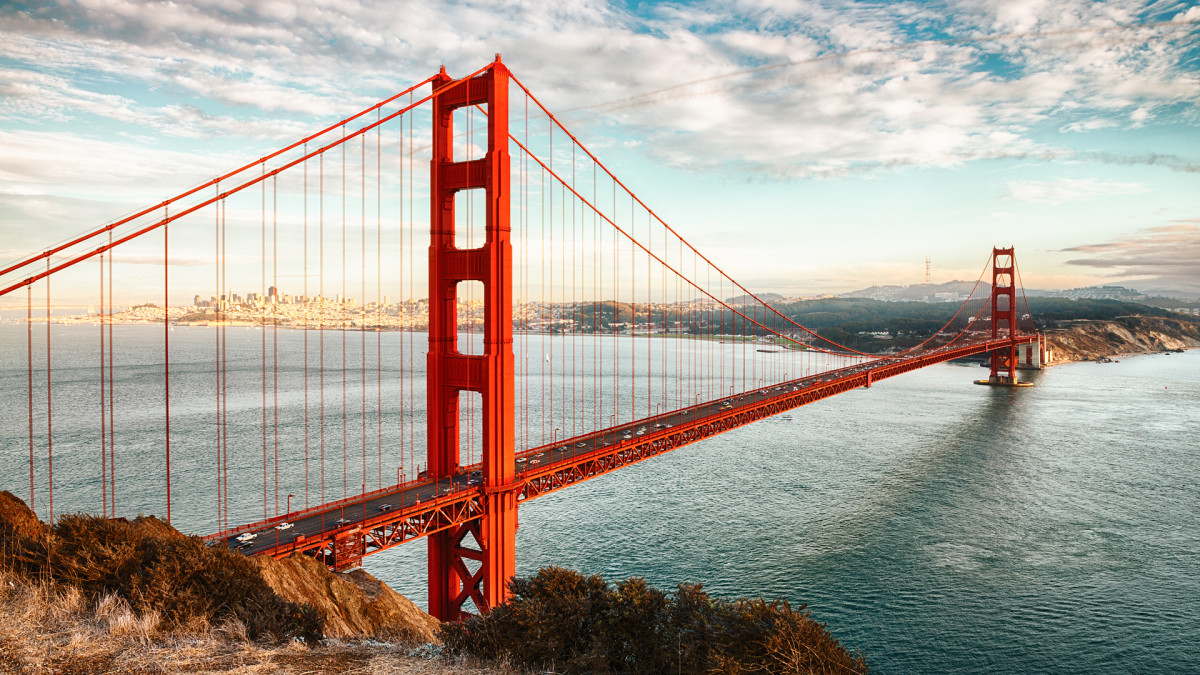
#> input picture images/goldengategridge.png, 1200 x 675 px
$ python translation.py --image images/goldengategridge.png
#> lines starting #> are read from the running program, lines starting #| are printed output that depends on the picture
# translation is the shifting of an image along the x and y axis.

import numpy as np
import matplotlib.pyplot as plt
import argparse
import imutils
import cv2

ap = argparse.ArgumentParser()
ap.add_argument("-i",
                "--image",
                required=True,
                help="Path to the image")
args = vars(ap.parse_args())

img = cv2.imread(args["image"])
#> img is the input picture: shape (675, 1200, 3); mean B, G, R 152.3, 161.9, 170.8


translation_M = np.float32([[1, 0, -50],  # shift the image left by 50 pixels (negative for left, positive for right)
                            [0, 1, -90]])  # shift the image up by 90 pixels (negative for up, positive for down)
shifted_up_left = cv2.warpAffine(img,
                                 translation_M,
                                 (img.shape[1], img.shape[0]))
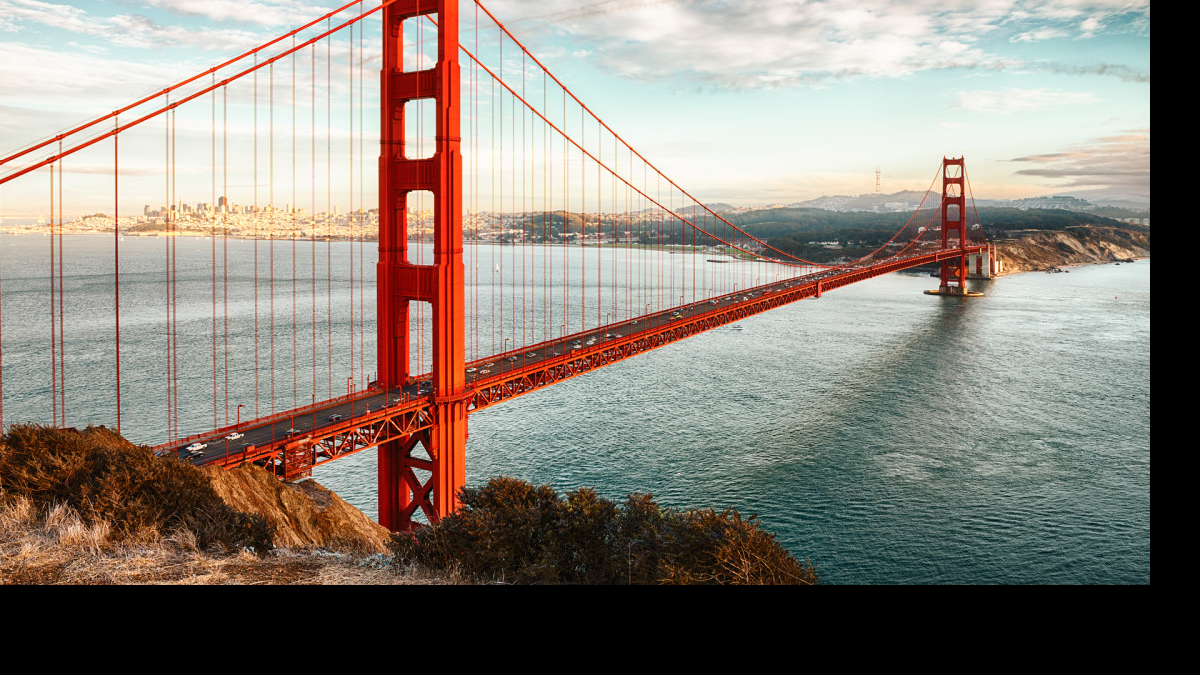
#> shifted_up_left: shape (675, 1200, 3); mean B, G, R 120.7, 129.7, 138.2


translation_M = np.float32([[1, 0, 50],  # shift the image right by 50 pixels (negative for left, positive for right)
                            [0, 1, 90]])  # shift the image down by 90 pixels (negative for up, positive for down)
shifted_down_right = cv2.warpAffine(img,
                                    translation_M,
                                    (img.shape[1], img.shape[0]))  # (width, height)
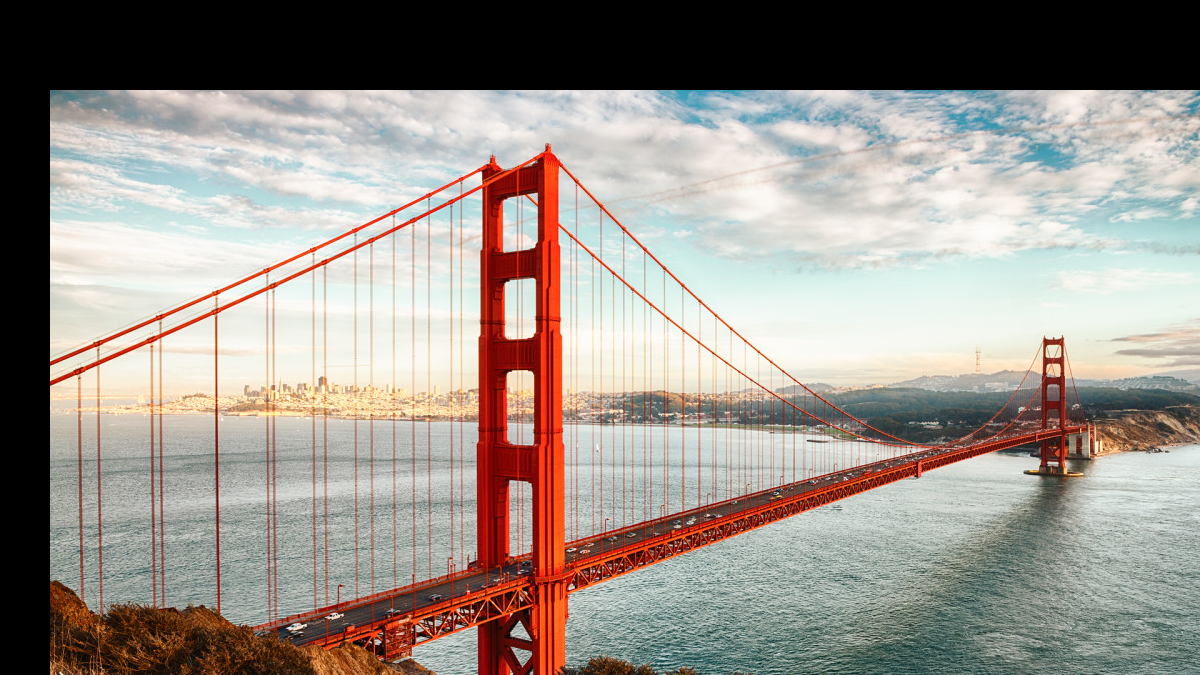
#> shifted_down_right: shape (675, 1200, 3); mean B, G, R 138.4, 145.7, 153.5


plt.figure()
f, axarr = plt.subplots(1, 4)
# convert image from BGR to RGB
axarr[0].set_title("Original")
axarr[0].imshow(cv2.cvtColor(img, cv2.COLOR_BGR2RGB))

axarr[1].set_title("Shifted \n Up and Left")
axarr[1].imshow(cv2.cvtColor(shifted_up_left, cv2.COLOR_BGR2RGB))

axarr[2].set_title("Shifted \n Down and Right")
axarr[2].imshow(cv2.cvtColor(shifted_down_right, cv2.COLOR_BGR2RGB))

# use own translation function
shifted = imutils.translate(img, 0, 100)  # shift the image down by 100
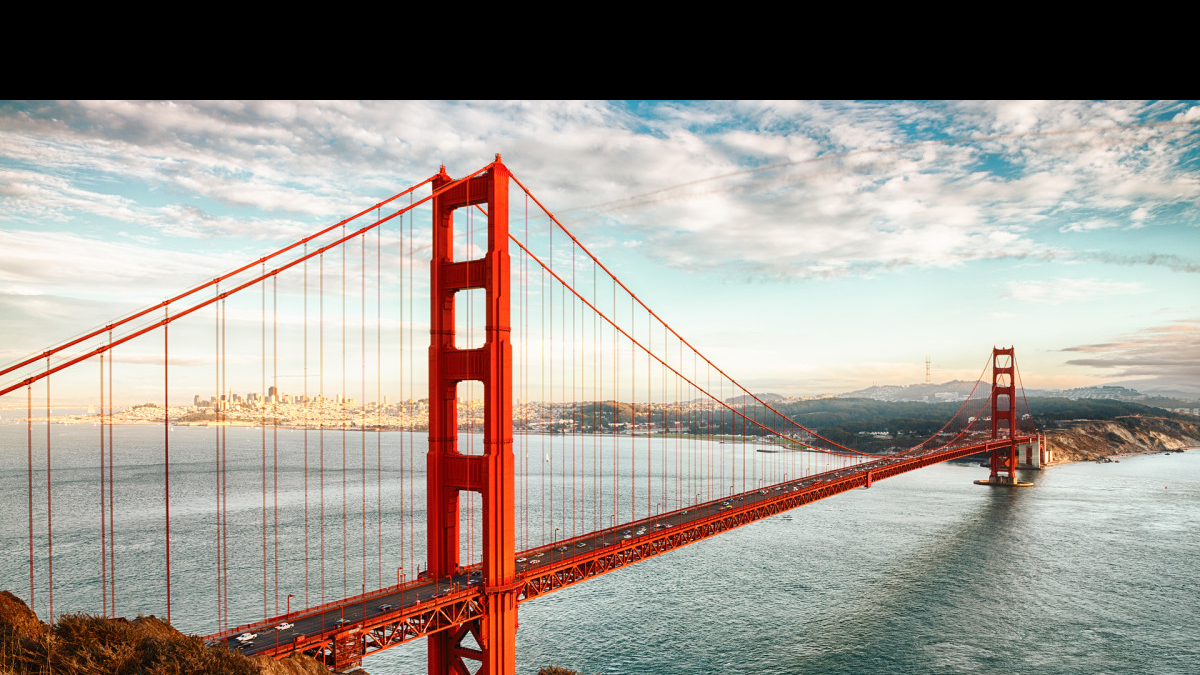
#> shifted: shape (675, 1200, 3); mean B, G, R 143.6, 150.9, 158.1
axarr[3].set_title("Shifted \n Down")
axarr[3].imshow(cv2.cvtColor(shifted, cv2.COLOR_BGR2RGB))

plt.show()
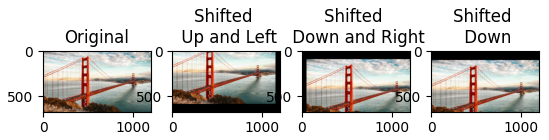
#> figure drawn by matplotlib, 4 panels
